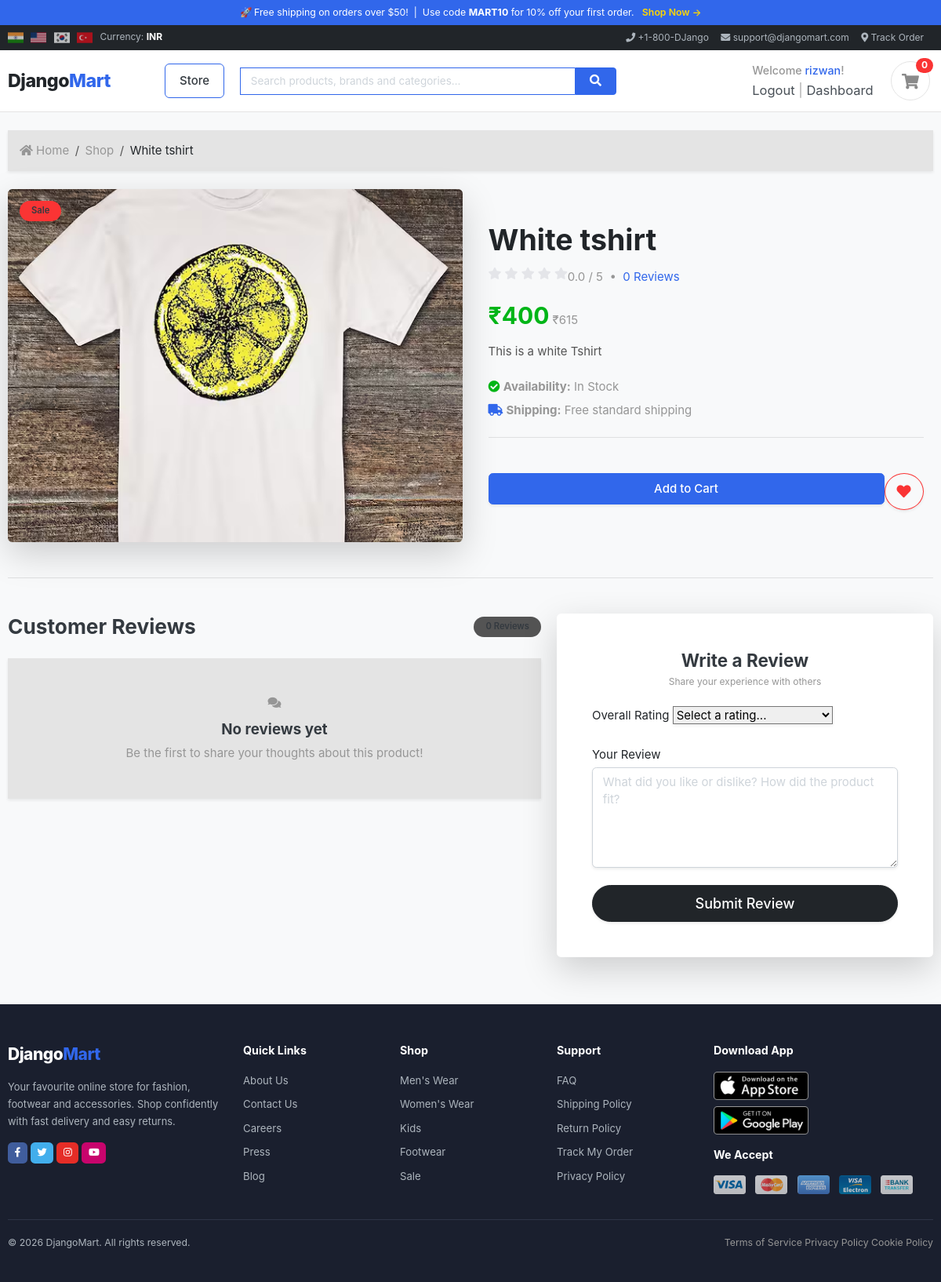
/store/t-shirt/white-tshirt/ (signed in), run on the app's committed database.
### accounts/models.py (models this page shows, shortened)
class Account(AbstractBaseUser):
    first_name = models.CharField(max_length=50)
    last_name = models.CharField(max_length=50)
    username = models.CharField(max_length=100, unique=True)
    email = models.EmailField(max_length=100, unique=True)
    date_joined = models.DateField(auto_now_add=True)
    last_login = models.DateTimeField(null=True, blank=True)
    is_active = models.BooleanField(default=True)
    is_superadmin = models.BooleanField(default=False)
    is_admin = models.BooleanField(default=False)
    is_staff = models.BooleanField(default=False)
    is_customer = models.BooleanField(default=False)
    REQUIRED_FIELDS = ['first_name', 'last_name', 'username']
    USERNAME_FIELD = 'email'
    objects = MyAccountManager()

### store/models.py (models this page shows, shortened)
class Product(models.Model):
    product_name = models.CharField(max_length=200, unique=True)
    slug = models.SlugField(max_length=200, unique=True)
    description = models.TextField(blank=True)
    price = models.IntegerField()
    stock = models.IntegerField()
    category = models.ForeignKey(Category, on_delete=models.CASCADE)
    created_date = models.DateTimeField(auto_now_add=True)
    modified_date = models.DateTimeField(auto_now=True)
    is_available = models.BooleanField(default=True)
    image = models.ImageField(upload_to='photos/products')

### store/views.py (the view)
# urls.py: path('<slug:category_slug>/<slug:product_slug>/', views.ProductDetailView.as_view(), name='product_detail'),
class ProductDetailView(View):
    def get(self, request, category_slug, product_slug, *args, **kwargs):
        product = get_object_or_404(Product, category__cat_slug=category_slug, slug=product_slug)
        cart_items = request.session.get('cart', {})
        reviews = ReviewRating.objects.filter(product=product).order_by('-created_date')
        avgRating = ReviewRating.objects.filter(product=product).aggregate(rating__avg=Avg('rating'))
        raw_avg = avgRating['rating__avg']
        if raw_avg is not None:
            avgRating['rating__avg'] = round(raw_avg * 2) / 2
        else:
            avgRating['rating__avg'] = 0.0
        context = {
            'product': product,
            'cart_items': cart_items,
            'reviews': reviews,
            'avgRating': avgRating,
        }
        return render(request, 'store/product_detail.html', context)

### templates/store/product_detail.html (shortened to what this page needs)
{% extends 'base.html' %}
{% load static %}
{% block content %}
<div class="container mt-4 mb-5">
    <nav aria-label="breadcrumb" class="bg-light p-3 rounded-3 mb-4 shadow-sm">
        <ol class="breadcrumb mb-0">
            <li class="breadcrumb-item"><a href="{% url 'home' %}" class="text-decoration-none text-muted"><i class="fas fa-home"></i> Home</a></li>
            <li class="breadcrumb-item"><a href="{% url 'store' %}" class="text-decoration-none text-muted">Shop</a></li>
            <li class="breadcrumb-item active text-dark fw-bold" aria-current="page">{{ product.product_name|default:"Product Details" }}</li>
        </ol>
    </nav>
    <div class="row mb-5 align-items-center">
        <div class="col-md-6 mb-4 mb-md-0">
            <div class="card border-0 shadow-lg rounded-4 overflow-hidden position-relative bg-light">
                <span class="badge bg-danger position-absolute top-0 start-0 m-3 px-3 py-2 rounded-pill shadow-sm fs-6">Sale</span>
                <img src="{{ product.image.url }}" alt="{{ product.product_name }}" class="img-fluid w-100 hover-lift" style="object-fit: cover; height: 450px;">
            </div>
        </div>
        <div class="col-md-6 px-md-4">
            <h1 class="display-5 fw-bolder text-dark mb-2">{{product.product_name }}</h1>
         {% include 'includes/rating.html' %}
            <div class="mb-3">
                <span class="h2 text-success fw-bold me-2">₹{{product.price}}</span>
                <span class="text-muted text-decoration-line-through fs-5">₹{% widthratio product.price 65 100 %}</span>
            </div>
            <p class="text-secondary lh-lg mb-4">{{ product.description }}</p>
            <ul class="list-unstyled text-muted mb-4">
                <li class="mb-2"><i class="fas fa-check-circle text-success me-2"></i> <strong>Availability:</strong> In Stock</li>
                <li class="mb-2"><i class="fas fa-truck text-primary me-2"></i> <strong>Shipping:</strong> Free standard shipping</li>
            </ul>
            <hr class="text-muted opacity-25 mb-4">
            <form action="#" method="POST" class="mt-4">
                <div class="d-flex gap-3">
                    <div class="flex-grow-1">
                        {% include 'includes/add_to_cart.html' %}
                    </div>
                    <button type="button" class="btn btn-outline-danger btn-lg rounded-circle px-3 shadow-sm hover-lift" title="Add to Wishlist">
                        <i class="fas fa-heart"></i>
                    </button>
                </div>
            </form>
        </div>
    </div>
    <hr class="my-5 text-muted opacity-25" id="reviews">
    <div class="row">
        <div class="col-lg-7 mb-5">
            <div class="d-flex justify-content-between align-items-center mb-4">
                <h3 class="fw-bold mb-0">Customer Reviews</h3>
                <span class="badge bg-secondary rounded-pill px-3 py-2 fs-6">{{ reviews|length }} Reviews</span>
            </div>
            <div class="reviews-list">
                {% for review in reviews %}
                <div class="card mb-3 border-0 shadow-sm review-card rounded-4">
                    <div class="card-body p-4 d-flex">
                        <div class="flex-shrink-0 me-4 ">
                                <div class="bg-primary text-white rounded-circle d-flex align-items-center justify-content-center shadow-sm" style="width: 55px; height: 55px; font-size: 20px; font-weight: bold; margin-top: -2px; margin-left: -8px">
                                    {{ review.user.username|make_list|first|upper }}
                                </div>
                        </div>
                        <div class="flex-grow-1">
                            <div class="d-flex justify-content-between  align-items-center mb-1">
                                <h5 class="mb-0 fw-bold text-dark">{{ review.user.username }}</h5>
                                <small class="text-secondary"><i class="far fa-clock me-1"></i>{{ review.created_date|date:"M d, Y" }}</small>
                            </div>
                            <div class="text-warning mb-2 fs-6">
                                {% with ''|center:5 as range %}
                                    {% for _ in range %}
                                        {% if forloop.counter <= review.rating %}
                                            <i class="fas fa-star"></i>
                                        {% else %}
                                            <i class="fas fa-star star-rating-empty"></i>
                                        {% endif %}
                                    {% endfor %}
                                {% endwith %}
                            </div>
                            <p class="text-muted mb-0 fst-italic">"{{ review.review }}"</p>
                        </div>
                    </div>
                </div>
                {% empty %}
                <div class="text-center p-5 bg-light rounded-4 shadow-sm border border-dashed">
                    <i class="fas fa-comments fs-1 text-muted mb-3"></i>
                    <h5 class="fw-bold">No reviews yet</h5>
                    <p class="text-muted mb-0">Be the first to share your thoughts about this product!</p>
                </div>
                {% endfor %}
            </div>
        </div>
        <div class="col-lg-5">
            <div class="position-sticky" style="top: 2rem;">
                {% if request.user.is_authenticated %}
                <div class="card shadow-lg border-0 rounded-4 bg-white p-4 p-md-5">
                    <div class="text-center mb-4">
                        <h4 class="fw-bold mb-1">Write a Review</h4>
                        <p class="text-muted small">Share your experience with others</p>
                    </div>
                    <form action="{% url 'submit_review' category_slug=product.category.cat_slug product_slug=product.slug %}" method="POST">
                        <div class="mb-4">
                            <label for="rating" class="form-label fw-bold text-dark">Overall Rating</label>
                            <select name="rating" id="rating" class="form-select form-select-lg shadow-sm" required>
                                <option value="" disabled selected>Select a rating...</option>
                            </select>
                        </div>
                        <div class="mb-4">
                            <label for="review" class="form-label fw-bold text-dark">Your Review</label>
                            <textarea name="review" id="review" rows="5" class="form-control shadow-sm" placeholder="What did you like or dislike? How did the product fit?" required></textarea>
                        </div>
                        <button type="submit" class="btn btn-dark btn-lg w-100 rounded-pill shadow-sm hover-lift fw-bold">
                            Submit Review
                        </button>
                    </form>
                </div>
                {% endif %}
            </div>
        </div>
    </div>
</div>
{% endblock %}

### templates/includes/nevbar.html (shortened to what this page needs)
{% load static %}
<div class="header-announce d-none d-md-block">
    🚀 Free shipping on orders over $50! &nbsp;|&nbsp;
    Use code <strong>MART10</strong> for 10% off your first order. &nbsp;
    <a href="#">Shop Now →</a>
</div>
<div class="header-top-strip">
    <div class="container">
        <div class="d-flex justify-content-between align-items-center">
            <div>
                <span class="flag-icons">
                    <img src="{% static 'images/icons/flag-in.png' %}" alt="India" title="INR">
                    <img src="{% static 'images/icons/flag-usa.png' %}" alt="USA" title="USD">
                    <img src="{% static 'images/icons/flag-kr.png' %}" alt="Korea" title="KRW">
                    <img src="{% static 'images/icons/flag-tr.png' %}" alt="Turkey" title="TRY">
                </span>
                <span class="ms-2">Currency: <strong class="text-white">INR</strong></span>
            </div>
            <div>
                <a href="#"><i class="fas fa-phone me-1"></i> +1-800-DJango</a>
                <a href="#"><i class="fas fa-envelope me-1"></i> support@djangomart.com</a>
                <a href="#"><i class="fas fa-map-marker-alt me-1"></i> Track Order</a>
            </div>
        </div>
    </div>
</div>
<header class="header-main">
    <div class="container">
        <div class="row align-items-center g-3">
            <div class="col-xl-2 col-lg-3 col-md-4 col-5">
                <a href="{% url 'home' %}" class="brand-name d-flex align-items-center gap-2">
                    <span>Django<span style="color:#3167eb">Mart</span></span>
                </a>
            </div>
            <div class="col-auto order-2 order-lg-2 d-flex align-items-center">
                <a href="{% url 'store' %}" class="btn-cat btn" style="display: flex; align-items: center; justify-content: center; text-decoration: none; white-space: nowrap; height: 44px; padding: 0 1.2rem; border: 1.5px solid #3167eb; border-radius: 6px;">
                    Store
                </a>
            </div>
            <div class="col-xl-5 col-lg-4 col-md-12 col-12 order-3 order-lg-3 search-main mt-3 mt-lg-0">
                <form class="d-flex w-100" action="{% url 'search' %}">
                    <input type="text" class="form-control w-100" id="searchInput" placeholder="Search products, brands and categories…" aria-label="Search" name="q">
                    <button class="btn-search btn flex-shrink-0" type="submit" aria-label="Search">
                        <i class="fas fa-search"></i>
                    </button>
                </form>
            </div>
            <div class="col-xl-4 col-lg-4 col-md-8 col-7 order-2 order-lg-3 d-flex justify-content-end align-items-center">
                <div class="widget-header d-flex align-items-center" style="gap: 1.5rem;">
                    <div class="text-start">
                        {% if not user.is_authenticated %}
                        <span class="text-muted d-block" style="font-size: 0.95rem; font-weight: 500; margin-bottom: 2px;">Welcome guest!</span>
                        <div style="font-size: 1.1rem; color: #495057;">
                            <a href="{% url 'login_user' %}" style="text-decoration: none; color: #495057;">Sign in</a> <span style="color:#a9a9a9;">|</span>
                            <a href="{% url 'register_user' %}" style="text-decoration: none; color: #495057;">Register</a>
                        </div>
                        {% else %}
                        <div class="text-muted d-block" style="font-size: 0.95rem; font-weight: 500; margin-bottom: 2px;">Welcome <span style="color: #3167eb;">{{user.first_name}}</span>!</div>
                        <div style="font-size: 1.1rem; color: #495057;">
                            <a href="{% url 'logout_user' %}" style="text-decoration: none; color: #495057;">Logout</a> <span style="color:#a9a9a9;">|</span>
                            <a href="{% url 'dashboard' %}" style="text-decoration: none; color: #495057;">Dashboard</a>
                        </div>
                        {% endif %}
                    </div>
                    <a href="{% url 'cart' %}" class="position-relative" style="display: flex; align-items: center; justify-content: center; width: 50px; height: 50px; border-radius: 50%; border: 1px solid #e4e4e4; background: #fff; text-decoration: none; transition: all 0.2s ease;">
                        <i class="fas fa-shopping-cart" style="font-size: 1.3rem; color: #8a8a8a;"></i>
                        <span data-cart-badge style="position: absolute; top: -5px; right: -5px; background: #fa3434; color: #fff; font-size: 0.8rem; font-weight: 700; padding: 2px 7px; border-radius: 50px; line-height: 1.2;">{{cart_items|length}}</span>
                    </a>
                </div>
            </div>
        </div>
    </div>
</header>

### djangoMart/static/css/ui.css (style rules this page uses)
html { font-family: "Inter", sans-serif; font-size: 15px; }
[class*=hover-] { transition: 0.5s; }
.bg { background-color: #f8f9fa; }
.bg-white { background-color: #fff; }
p:last-child { margin-bottom: 0; }
.header-main { position: relative; padding-top: 1rem; padding-bottom: 1rem; }
.widget-header { display: inline-block; vertical-align: middle; position: relative; }
.widget-header a { color: #343a40; }
.widget-header i { color: #969696; }
[class*=list-] li:after { visibility: hidden; display: block; content: ""; overflow: hidden; height: 0; clear: both; }

### templates/base.html (style rules this page uses)
.header-announce { background: #3167eb; color: #fff; font-size: 0.82rem; padding: 7px 0; text-align: center; }
.header-announce a { color: #ffd700; font-weight: 600; }
.header-top-strip { background: #212529; color: #adb5bd; font-size: 0.8rem; padding: 6px 0; }
.header-top-strip a { color: #adb5bd; text-decoration: none; margin-right: 12px; transition: color .2s; }
.header-main { position: sticky; top: 0; z-index: 1000; padding: 14px 0; border-bottom: 1px solid #e4e4e4; background: #fff; }
.brand-name { font-size: 1.55rem; font-weight: 800; color: #3167eb; letter-spacing: -0.5px; text-decoration: none; }
.brand-name span { color: #212529; }
.search-main .form-control { border-radius: 0; border-color: #3167eb; border-right: 0; font-size: 0.9rem; }
.search-main .btn-search { border-radius: 0 4px 4px 0; background: #3167eb; color: #fff; border: 1px solid #3167eb; padding: 0 18px; font-size: 1rem; }
.flag-icons img { height: 20px; margin-right: 6px; cursor: pointer; opacity: .7; transition: opacity .2s; }

### templates/store/product_detail.html (style rules this page uses)
.hover-lift { transition: transform 0.2s ease-in-out, box-shadow 0.2s ease-in-out; }

### data on the page
Account: first_name "rizwan"
Product: product_name "White tshirt", image (picture), price "400", price "615", description "This is a white Tshirt"

### other printed values
{{ cart_items|length }} "0"
{{ avgRating.rating__avg|floatformat:1 }} "0.0"
{{ reviews|length }} "0"
